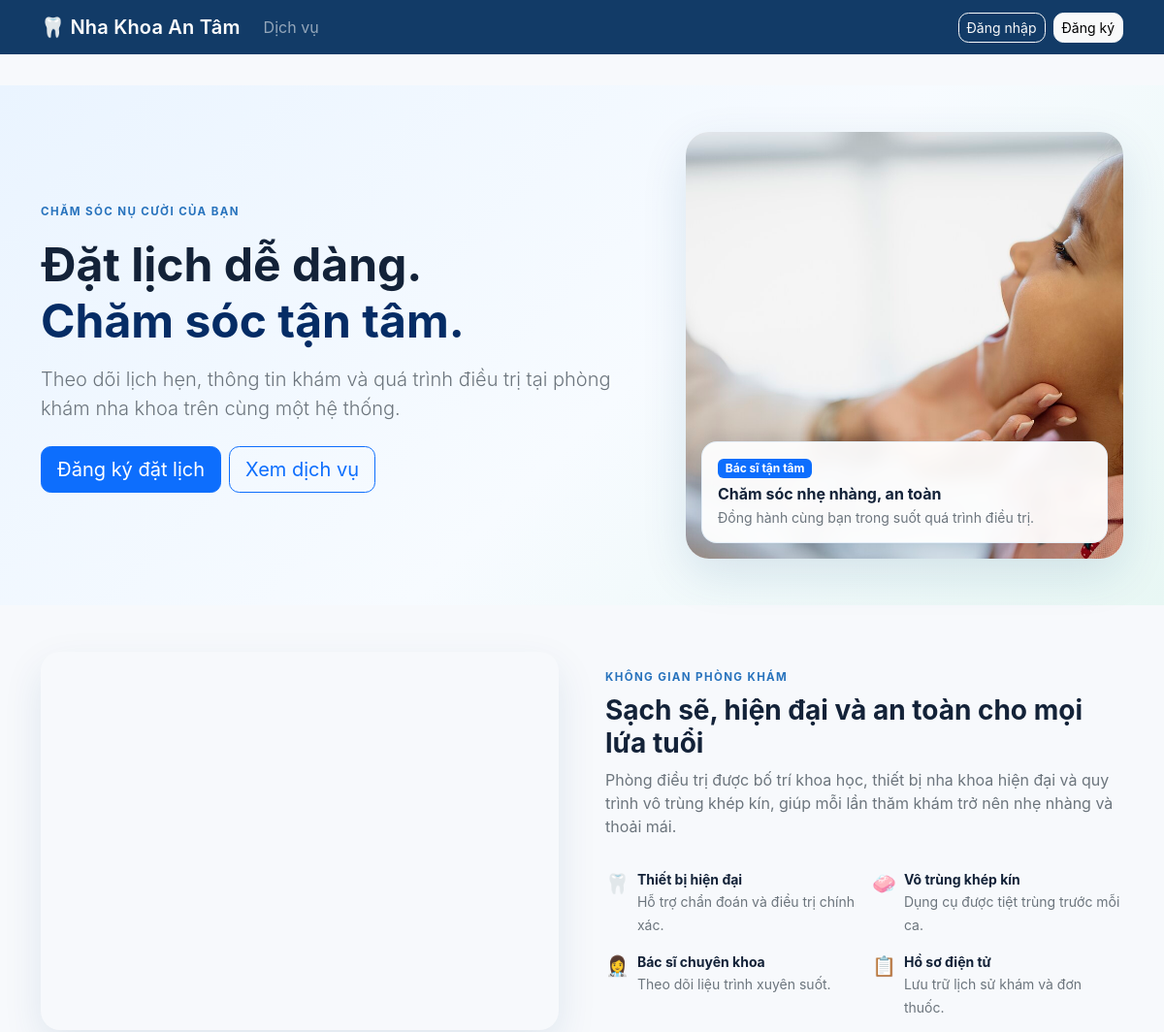
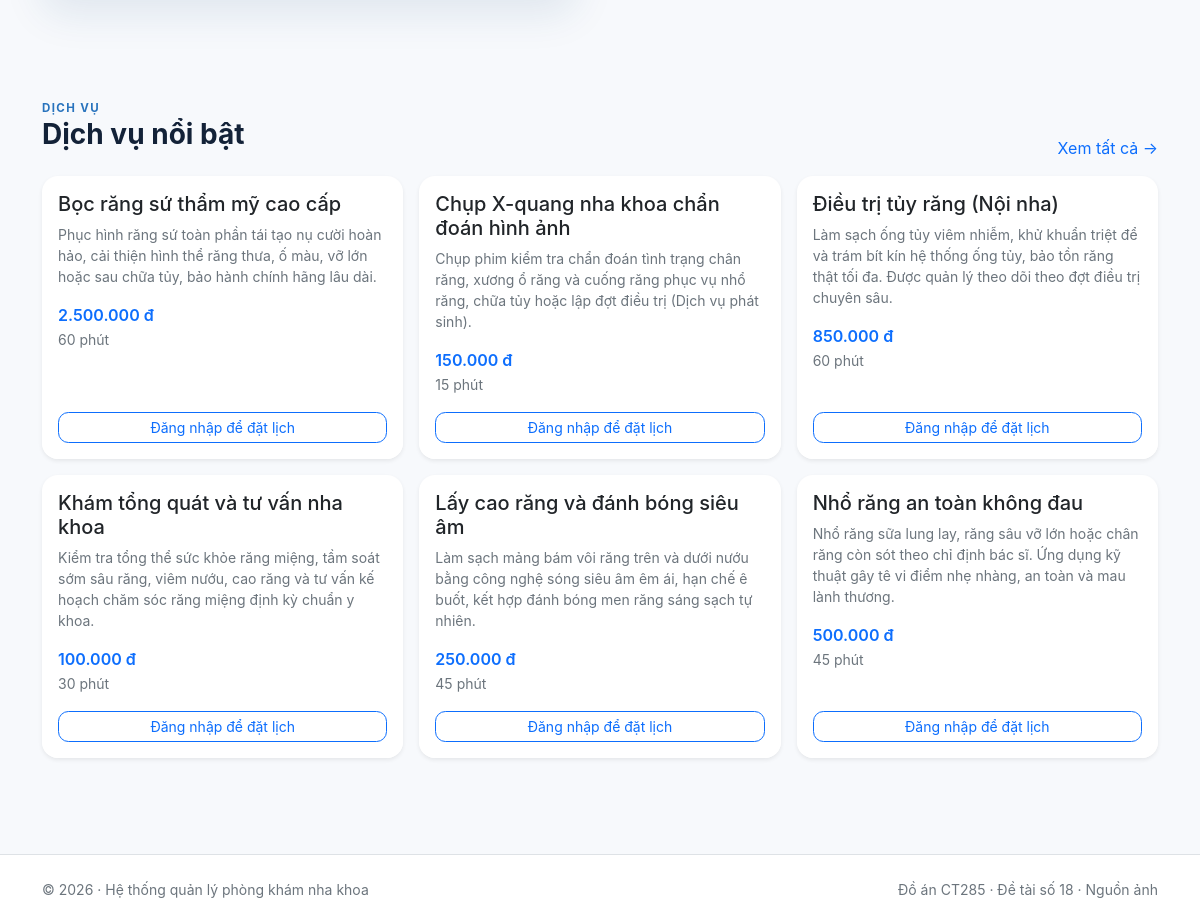
The page / on the database its author committed (2 pictures, top to bottom).
### tables this page shows
CREATE TABLE `dich_vu` (
  `MaDV` int(11) NOT NULL,
  `TenDV` varchar(100) NOT NULL,
  `MoTa` longtext DEFAULT NULL,
  `ThoiLuong` int(11) NOT NULL,
  `GiaDV` decimal(10,2) NOT NULL,
  `TrangThai` varchar(20) NOT NULL DEFAULT 'DANG_AP_DUNG'
);

### app/Core/Controller.php (called while the page is built, shortened)
<?php
class Controller
{
    protected function view(string $view, array $data = []): void
    {
        $viewFile = dirname(__DIR__) . '/Views/' . $view . '.php';
        extract($data, EXTR_SKIP);
        require $viewFile;
        $content = ob_get_clean();
        require dirname(__DIR__) . '/Views/layouts/main.php';
    }
}

### app/Controllers/HomeController.php (called while the page is built, shortened)
<?php
class HomeController extends Controller
{
    public function index(): void
    {
        $services = (new Service())->all(true);
        $this->view('home/index', ['pageTitle' => 'Trang chủ', 'services' => array_slice($services, 0, 6)]);
    }
}

### public/index.php (called while the page is built, shortened)
<?php
require dirname(__DIR__) . '/bootstrap.php';
$route = (string)($_GET['r'] ?? 'home');
[$class, $action, $allowed] = $routes[$route];
try {
    (new $class())->$action();
} catch (Throwable $e) {
    $log = '[' . date('Y-m-d H:i:s') . '] ' . $e . PHP_EOL;
    @file_put_contents(dirname(__DIR__) . '/storage/logs/app.log', $log, FILE_APPEND);
    http_response_code(500);
    if (APP_DEBUG) {
        render_error(500, $e->getMessage());
    } else {
        render_error(500, 'Đã xảy ra lỗi hệ thống. Hãy kiểm tra cấu hình database hoặc file storage/logs/app.log.');
    }
}

### bootstrap.php (called while the page is built, shortened)
<?php
spl_autoload_register(function (string $class): void {
    $prefix = 'App\\';
    $relative = substr($class, strlen($prefix));
    $file = __DIR__ . '/app/' . str_replace('\\', '/', $relative) . '.php';
});
require_once __DIR__ . '/app/Core/helpers.php';

### app/Core/Auth.php (called while the page is built, shortened)
<?php
final class Auth
{
    public static function user(): ?array
    {
        return $_SESSION['user'] ?? null;
    }
}

### app/Core/helpers.php (called while the page is built, shortened)
<?php
function e(mixed $value): string
{
    return htmlspecialchars((string)($value ?? ''), ENT_QUOTES | ENT_SUBSTITUTE, 'UTF-8');
}
function url(string $route = 'home', array $params = []): string
{
    $query = array_merge(['r' => $route], $params);
    return APP_URL . '/?' . http_build_query($query);
}
function asset(string $path): string
{
    return APP_URL . '/assets/' . ltrim($path, '/');
}
function money(mixed $amount): string
{
    return number_format((float)$amount, 0, ',', '.') . ' đ';
}

### config/database.php (called while the page is built, shortened)
<?php
return [
    'host' => '127.0.0.1',
    'port' => '3306',
    'database' => 'qlphongkhamnhakhoa',
    'username' => 'root',
    'password' => '',
    'charset' => 'utf8mb4',
];

### app/Core/Database.php (called while the page is built, shortened)
<?php
final class Database
{
    private static ?PDO $connection = null;
    public static function connection(): PDO
    {
        $config = require dirname(__DIR__, 2) . '/config/database.php';
        $dsn = sprintf(
            'mysql:host=%s;port=%s;dbname=%s;charset=%s',
            $config['host'],
            $config['port'],
            $config['database'],
            $config['charset']
        );
        self::$connection = new PDO($dsn, $config['username'], $config['password'], [
            PDO::ATTR_ERRMODE => PDO::ERRMODE_EXCEPTION,
            PDO::ATTR_DEFAULT_FETCH_MODE => PDO::FETCH_ASSOC,
            PDO::ATTR_EMULATE_PREPARES => false,
        ]);
        return self::$connection;
    }
}

### app/Core/Model.php (called while the page is built, shortened)
<?php
abstract class Model
{
    public function __construct()
    {
        $this->db = Database::connection();
    }
}

### app/Models/Service.php (called while the page is built, shortened)
<?php
class Service extends Model
{
    public function all(bool $activeOnly = false): array
    {
        $sql = 'SELECT * FROM DICH_VU';
        if ($activeOnly) $sql .= " WHERE TrangThai='DANG_AP_DUNG'";
        $sql .= ' ORDER BY TenDV';
        return $this->db->query($sql)->fetchAll();
    }
}

### app/Views/home/index.php (the view, shortened to what this page needs)
<?php
$u = Auth::user();
$r = strtoupper(trim($u['VaiTro'] ?? ''));
?>
<section class="hero-section">
  <div class="container py-5">
    <div class="row align-items-center g-4">
      <div class="col-lg-7">
        <span class="eyebrow">CHĂM SÓC NỤ CƯỜI CỦA BẠN</span>
        <h1 class="display-5 fw-bold mt-3">Đặt lịch dễ dàng.<br><span class="text-primary-emphasis">Chăm sóc tận tâm.</span></h1>
        <p class="lead text-secondary mt-3">Theo dõi lịch hẹn, thông tin khám và quá trình điều trị tại phòng khám nha khoa trên cùng một hệ thống.</p>
        <div class="d-flex flex-wrap gap-2 mt-4">
          <?php if (!$u): ?>
            <a class="btn btn-primary btn-lg" href="<?= e(url('auth.register')) ?>">Đăng ký đặt lịch</a>
          <?php elseif ($r === 'BENH_NHAN'): ?>
            <a class="btn btn-primary btn-lg" href="<?= e(url('patient.book')) ?>">📅 Đặt lịch khám ngay</a>
          <?php elseif ($r === 'NHAN_VIEN'): ?>
            <a class="btn btn-primary btn-lg" href="<?= e(url('staff.book')) ?>">📝 Đặt lịch tại quầy</a>
          <?php elseif ($r === 'BAC_SI'): ?>
            <a class="btn btn-primary btn-lg" href="<?= e(url('doctor.visits')) ?>">🩺 Xem lịch khám</a>
          <?php elseif ($r === 'QUAN_TRI_VIEN'): ?>
            <a class="btn btn-primary btn-lg" href="<?= e(url('admin.dashboard')) ?>">⚙️ Bảng điều khiển</a>
          <?php endif; ?>
          <a class="btn btn-outline-primary btn-lg" href="<?= e(url('services')) ?>">Xem dịch vụ</a>
        </div>
      </div>
      <div class="col-lg-5">
        <figure class="hero-photo mb-0">
          <img src="<?= e(asset('images/hero-clinic.jpg')) ?>" alt="Bác sĩ nha khoa thăm khám và hướng dẫn chăm sóc răng miệng cho bệnh nhân">
          <figcaption class="hero-photo-caption">
            <span class="badge text-bg-primary mb-1">Bác sĩ tận tâm</span>
            <strong class="d-block">Chăm sóc nhẹ nhàng, an toàn</strong>
            <span class="text-secondary small">Đồng hành cùng bạn trong suốt quá trình điều trị.</span>
          </figcaption>
        </figure>
      </div>
    </div>
  </div>
</section>
<section class="container py-5">
  <div class="row align-items-center g-4 g-lg-5">
    <div class="col-lg-6">
      <img class="about-photo" src="<?= e(asset('images/clinic-about.jpg')) ?>" alt="Không gian phòng điều trị nha khoa sạch sẽ, hiện đại tại Nha Khoa An Tâm" loading="lazy" decoding="async">
    </div>
    <div class="col-lg-6">
      <span class="eyebrow">KHÔNG GIAN PHÒNG KHÁM</span>
      <h2 class="h3 fw-bold mt-2">Sạch sẽ, hiện đại và an toàn cho mọi lứa tuổi</h2>
      <p class="text-secondary">Phòng điều trị được bố trí khoa học, thiết bị nha khoa hiện đại và quy trình vô trùng khép kín, giúp mỗi lần thăm khám trở nên nhẹ nhàng và thoải mái.</p>
      <div class="row g-3 mt-1">
        <div class="col-sm-6">
          <div class="d-flex align-items-start gap-2">
            <span class="fs-5">🦷</span>
            <div><strong class="d-block small">Thiết bị hiện đại</strong><span class="text-secondary small">Hỗ trợ chẩn đoán và điều trị chính xác.</span></div>
          </div>
        </div>
        <div class="col-sm-6">
          <div class="d-flex align-items-start gap-2">
            <span class="fs-5">🧼</span>
            <div><strong class="d-block small">Vô trùng khép kín</strong><span class="text-secondary small">Dụng cụ được tiệt trùng trước mỗi ca.</span></div>
          </div>
        </div>
        <div class="col-sm-6">
          <div class="d-flex align-items-start gap-2">
            <span class="fs-5">👩‍⚕️</span>
            <div><strong class="d-block small">Bác sĩ chuyên khoa</strong><span class="text-secondary small">Theo dõi liệu trình xuyên suốt.</span></div>
          </div>
        </div>
        <div class="col-sm-6">
          <div class="d-flex align-items-start gap-2">
            <span class="fs-5">📋</span>
            <div><strong class="d-block small">Hồ sơ điện tử</strong><span class="text-secondary small">Lưu trữ lịch sử khám và đơn thuốc.</span></div>
          </div>
        </div>
      </div>
    </div>
  </div>
</section>
<section class="container py-5">
  <div class="d-flex justify-content-between align-items-end mb-3"><div><span class="eyebrow">DỊCH VỤ</span><h2 class="h3 fw-bold">Dịch vụ nổi bật</h2></div><a href="<?= e(url('services')) ?>">Xem tất cả →</a></div>
  <div class="row g-3">
    <?php foreach ($services as $service): ?>
      <div class="col-md-4">
        <div class="card h-100 shadow-sm border-0 d-flex flex-column">
          <div class="card-body flex-grow-1">
            <h3 class="h5"><?= e($service['TenDV']) ?></h3>
            <p class="text-secondary small"><?= e($service['MoTa']) ?></p>
            <div class="fw-semibold text-primary"><?= e(money($service['GiaDV'])) ?></div>
            <small class="text-secondary"><?= (int)$service['ThoiLuong'] ?> phút</small>
          </div>
          <div class="card-footer bg-white border-0 pt-0 pb-3">
            <?php if (!$u): ?>
              <a href="<?= e(url('auth.login')) ?>" class="btn btn-outline-primary btn-sm w-100">Đăng nhập để đặt lịch</a>
            <?php elseif ($r === 'BENH_NHAN'): ?>
              <a href="<?= e(url('patient.book', ['service' => $service['MaDV']])) ?>" class="btn btn-primary btn-sm w-100">📅 Đặt lịch</a>
            <?php elseif ($r === 'NHAN_VIEN'): ?>
              <a href="<?= e(url('staff.book', ['service' => $service['MaDV']])) ?>" class="btn btn-primary btn-sm w-100">📝 Đặt lịch tại quầy</a>
            <?php endif; ?>
          </div>
        </div>
      </div>
    <?php endforeach; ?>
  </div>
</section>

### app/Views/layouts/main.php (shortened to what this page needs)
<?php
$user = Auth::user();
$role = $user['VaiTro'] ?? '';
$menus = [
    'BENH_NHAN' => [
        ['patient.dashboard', 'Tổng quan'], ['services', 'Dịch vụ'], ['patient.book', 'Đặt lịch'],
        ['patient.appointments', 'Lịch hẹn của tôi'], ['patient.history', 'Lịch sử khám'], ['patient.profile', 'Hồ sơ cá nhân'],
    ],
    'NHAN_VIEN' => [
        ['staff.dashboard', 'Tổng quan'], ['staff.patients', 'Tiếp nhận bệnh nhân'], ['staff.book', 'Đặt lịch tại quầy'], ['staff.appointments', 'Quản lý lịch hẹn'],
    ],
    'BAC_SI' => [
        ['doctor.dashboard', 'Tổng quan'], ['doctor.schedules', 'Lịch làm việc'], ['doctor.visits', 'Lịch khám'], ['doctor.treatments', 'Đợt điều trị'],
    ],
    'QUAN_TRI_VIEN' => [
        ['admin.dashboard', 'Tổng quan'], ['admin.accounts', 'Tài khoản'], ['admin.services', 'Dịch vụ'], ['admin.schedules', 'Lịch làm việc'], ['admin.appointments', 'Lịch hẹn'],
    ],
];
$roleNames = ['BENH_NHAN'=>'Bệnh nhân','BAC_SI'=>'Bác sĩ','NHAN_VIEN'=>'Nhân viên','QUAN_TRI_VIEN'=>'Quản trị viên'];
?>
<!doctype html>
<html lang="vi">
<head>
    <link href="https://cdn.jsdelivr.net/npm/bootstrap@5.3.3/dist/css/bootstrap.min.css" rel="stylesheet">
    <link href="<?= e(asset('css/app.css')) ?>" rel="stylesheet">
</head>
<body>
<nav class="navbar navbar-expand-lg navbar-dark clinic-nav">
    <div class="container">
        <a class="navbar-brand fw-semibold" href="<?= e(url('home')) ?>">🦷 Nha Khoa An Tâm</a>
        <div class="collapse navbar-collapse" id="mainNav">
            <ul class="navbar-nav me-auto mb-2 mb-lg-0">
                <?php if (!$user): ?>
                    <li class="nav-item"><a class="nav-link" href="<?= e(url('services')) ?>">Dịch vụ</a></li>
                <?php else: ?>
                    <?php foreach (($menus[$role] ?? []) as [$r, $label]): ?>
                        <li class="nav-item"><a class="nav-link" href="<?= e(url($r)) ?>"><?= e($label) ?></a></li>
                    <?php endforeach; ?>
                <?php endif; ?>
            </ul>
            <div class="d-flex align-items-center gap-2">
                <?php if ($user): ?>
                    <span class="text-white-50 small d-none d-md-inline"><?= e($user['HoTen'] ?? $user['TenDN']) ?> · <?= e($roleNames[$role] ?? $role) ?></span>
                    <form method="post" action="<?= e(url('auth.logout')) ?>" class="m-0"><?= csrf_field() ?><button class="btn btn-sm btn-outline-light">Đăng xuất</button></form>
                <?php else: ?>
                    <a class="btn btn-sm btn-outline-light" href="<?= e(url('auth.login')) ?>">Đăng nhập</a>
                    <a class="btn btn-sm btn-light" href="<?= e(url('auth.register')) ?>">Đăng ký</a>
                <?php endif; ?>
            </div>
        </div>
    </div>
</nav>
<main class="min-vh-75">
    <div class="container py-3">
    </div>
    <?= $content ?>
</main>
<footer class="border-top bg-white mt-5 py-4">
    <div class="container small text-secondary d-flex flex-column flex-md-row justify-content-between gap-2">
        <span>© <?= date('Y') ?> · Hệ thống quản lý phòng khám nha khoa</span>
        <span>Đồ án CT285 · Đề tài số 18 · <a class="link-secondary" href="<?= e(asset('images/credits.html')) ?>" target="_blank" rel="noopener">Nguồn ảnh</a></span>
    </div>
</footer>
</body>
</html>

### public/assets/css/app.css (style rules this page uses)
:root { --clinic-blue:#155eef;--clinic-ink:#132238;--clinic-soft:#f3f7fc }
body { background:#f7f9fc;color:var(--clinic-ink);font-family:Inter,system-ui,-apple-system,"Segoe UI",sans-serif }
.clinic-nav { background:#123b67 }
.navbar-brand { letter-spacing:.2px }
.hero-section { background:linear-gradient(135deg,#eaf4ff 0%,#f7fbff 55%,#e8f7f4 100%) }
.eyebrow { font-size:.72rem;font-weight:700;letter-spacing:.12em;color:#2873bd }
.card { border-radius:1rem;overflow:hidden }
.min-vh-75 { min-height:65vh }
footer { color:#738196 }
a { text-decoration:none }
.btn { border-radius:.65rem }
.hero-photo { position:relative;border-radius:1.5rem;overflow:hidden;box-shadow:0 1rem 3rem rgba(20,70,120,.12);background:#fff }
.hero-photo img { width:100%;height:440px;object-fit:cover;object-position:center;display:block }
.hero-photo-caption { position:absolute;left:1rem;right:1rem;bottom:1rem;background:rgba(255,255,255,.94);backdrop-filter:blur(8px);border:1px solid rgba(226,237,248,.9);border-radius:1rem;padding:.85rem 1rem;box-shadow:0 .5rem 1.5rem rgba(20,70,120,.12) }
.about-photo { width:100%;height:390px;object-fit:cover;object-position:center;border-radius:1.25rem;box-shadow:0 1rem 2.5rem rgba(20,70,120,.10);display:block }

### rows shown on the page
dich_vu: TenDV "Bọc răng sứ thẩm mỹ cao cấp", MoTa "Phục hình răng sứ toàn phần tái tạo nụ cười hoàn hảo, cải thiện hình thể răng thưa, ố màu, vỡ lớn hoặc sau chữa tủy, bảo hành chính hãng lâu dài.", GiaDV "2.500.000 đ", ThoiLuong "60"
dich_vu: TenDV "Chụp X-quang nha khoa chẩn đoán hình ảnh", MoTa "Chụp phim kiểm tra chẩn đoán tình trạng chân răng, xương ổ răng và cuống răng phục vụ nhổ răng, chữa tủy hoặc lập đợt điều trị (Dịch vụ phát sinh).", GiaDV "150.000 đ", ThoiLuong "15"
dich_vu: TenDV "Điều trị tủy răng (Nội nha)", MoTa "Làm sạch ống tủy viêm nhiễm, khử khuẩn triệt để và trám bít kín hệ thống ống tủy, bảo tồn răng thật tối đa. Được quản lý theo dõi theo đợt điều trị chuyên sâu.", GiaDV "850.000 đ", ThoiLuong "60"
dich_vu: TenDV "Khám tổng quát và tư vấn nha khoa", MoTa "Kiểm tra tổng thể sức khỏe răng miệng, tầm soát sớm sâu răng, viêm nướu, cao răng và tư vấn kế hoạch chăm sóc răng miệng định kỳ chuẩn y khoa.", GiaDV "100.000 đ", ThoiLuong "30"
dich_vu: TenDV "Lấy cao răng và đánh bóng siêu âm", MoTa "Làm sạch mảng bám vôi răng trên và dưới nướu bằng công nghệ sóng siêu âm êm ái, hạn chế ê buốt, kết hợp đánh bóng men răng sáng sạch tự nhiên.", GiaDV "250.000 đ", ThoiLuong "45"
dich_vu: TenDV "Nhổ răng an toàn không đau", MoTa "Nhổ răng sữa lung lay, răng sâu vỡ lớn hoặc chân răng còn sót theo chỉ định bác sĩ. Ứng dụng kỹ thuật gây tê vi điểm nhẹ nhàng, an toàn và mau lành thương.", GiaDV "500.000 đ", ThoiLuong "45"
